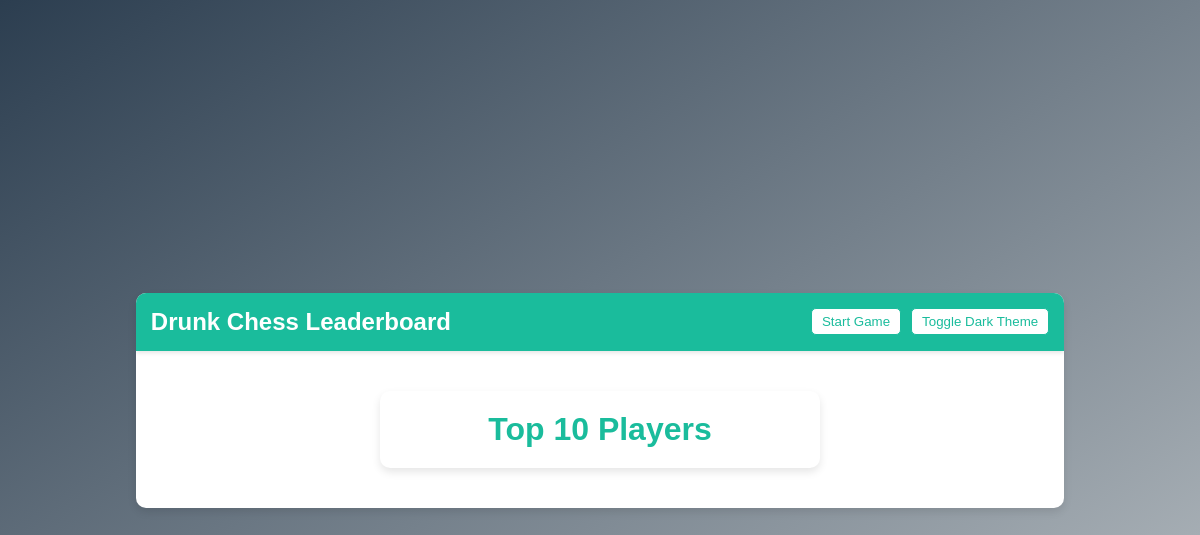
The page /leaderboard/ on the database as committed earlier.
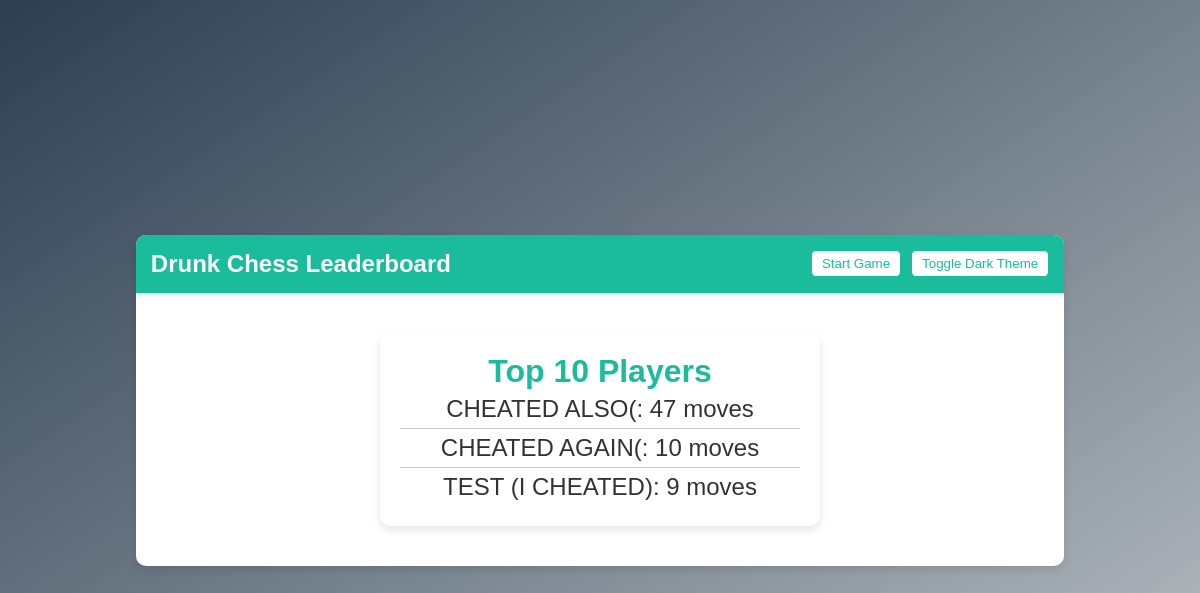
The same page on the database as committed later.
### drunkchess/models.py (models this page shows, shortened)
class Item (models.Model):
    moves=models.IntegerField()
    name=models.CharField(max_length=256)

### drunkchess/views.py (the view)
# urls.py: path('leaderboard/',views.leaders,name='leaders'),
def leaders(request):
    leaderboard = Item.objects.order_by('-moves')[:10]
    return render(request, 'drunkchess/leader.html', {'leaderboard': leaderboard})

### drunkchess/templates/drunkchess/leader.html (shortened to what this page needs)
<!DOCTYPE html>
{% load static %}
<html>
<head>
    <link rel="stylesheet" type="text/css" href="{% static 'styles.css' %}">
</head>
<body>
    <div class="container">
        <header>
            <h1>Drunk Chess Leaderboard</h1>
            <div class="header-buttons">
                <button onclick="window.location.href='/'">Start Game</button>
                <button onclick="toggleDarkTheme()">Toggle Dark Theme</button>
            </div>
        </header>
        <div class="content">
            <div class="leaderboard">
                <h2>Top 10 Players</h2>
                <ul>
                    {% for score in leaderboard %}
                        <li>{{ score.name }}: {{ score.moves }} moves</li>
                    {% endfor %}
                </ul>
            </div>
        </div>
    </div>
</body>
</html>

### drunkchess/static/styles.css (style rules this page uses)
body { font-family: Arial, sans-serif; background: linear-gradient(to bottom right, #2c3e50, #bdc3c7); margin: 0; padding: 0; display: flex; justify-content: center; align-items: center; height: 100vh; }
.container { display: flex; flex-direction: column; align-items: center; background: white; border-radius: 10px; box-shadow: 0 4px 8px rgba(0, 0, 0, 0.1); overflow: hidden; max-width: 90vw; max-height: 90vh; }
header { background: #1abc9c; color: white; width: 100%; padding: 15px; display: flex; justify-content: space-between; align-items: center; box-shadow: 0 2px 4px rgba(0, 0, 0, 0.1); box-sizing: border-box; }
header h1 { margin: 0; font-size: 24px; }
.header-buttons { display: flex; gap: 10px; }
.header-buttons button { background: white; color: #1abc9c; border: 1px solid #1abc9c; padding: 5px 10px; border-radius: 5px; cursor: pointer; transition: background 0.3s, color 0.3s; }
.content { display: flex; flex-direction: row; padding: 20px; gap: 20px; width: 100%; height: 100%; align-items: center; justify-content: center; }
.leaderboard { background: white; border-radius: 10px; box-shadow: 0 4px 8px rgba(0, 0, 0, 0.1); padding: 20px; width: 100%; max-width: 400px; margin: 20px; text-align: center; }
.leaderboard h2 { margin: 0; font-size: 32px; color: #1abc9c; }
.leaderboard ul { list-style-type: none; padding: 0; margin: 0; font-size: 24px; color: #333; }
.leaderboard li { padding: 5px 0; border-bottom: 1px solid #ccc; }
.leaderboard li:last-child { border-bottom: none; }

### drunkchess/templates/drunkchess/leader.html (style rules this page uses)
header h1 { margin-right: 30vw; font-size: 24px; }

Rows that differ between the two databases and show on the page:
added Item: name "CHEATED ALSO(", moves "47"
added Item: name "CHEATED AGAIN(", moves "10"
added Item: name "TEST (I CHEATED)", moves "9"
